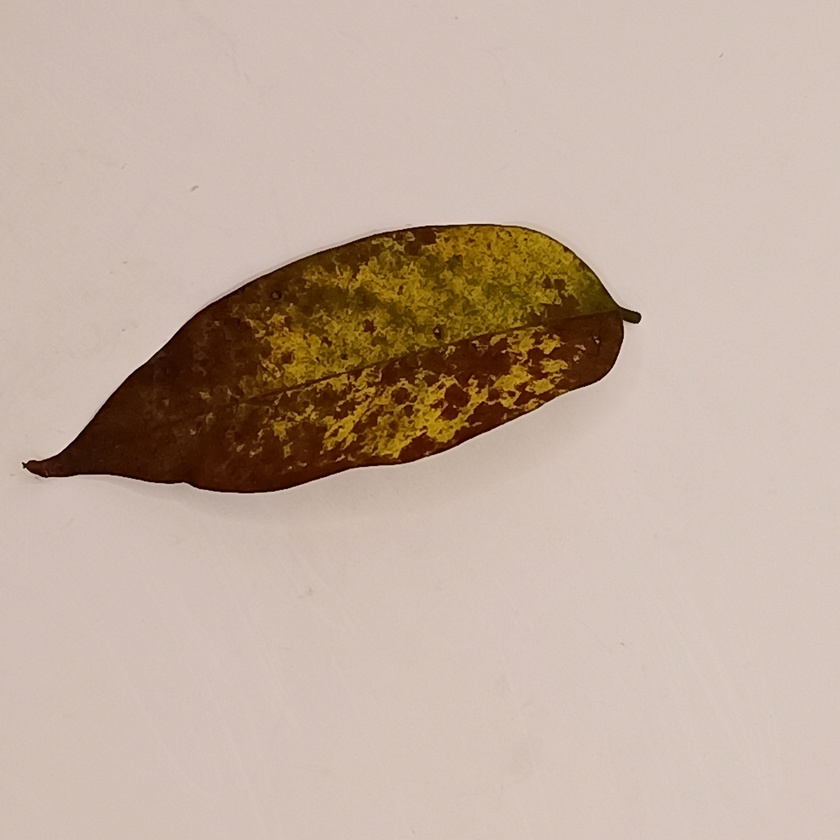
%> input picture Dataset/IMG_20221226_125301_525.jpg, 840 x 840 px, shrunk from 2944 x 2944 before the run
$ octave leafdisease.m   (GNU Octave 9; MATLAB toolbox functions it lacks are replaced by stand-ins)
%> lines starting %> are read from the running program, lines starting %| are printed output that depends on the picture; in (x1, y1, x2, y2) boxes, pixels count from 0 and x2, y2 are one past the last pixel; in counts of white or black regions, pixels touching at a corner belong together; the program's own positions count from 1
file = uigetfile('*.jpg;*.png');
%> the answer given: Dataset/IMG_20221226_125301_525.jpg
img = imread(file);
%> img is the input picture: size 840x840x3 uint8; mean R, G, B 193.7, 173.4, 159.4
% subplot(1,2,1);
% imshow(img);title('Original Image');

% img_e = imadjust(img,stretchlim(img));
% % figure, imshow(img_e);

% change rgb to L*a*b
Lab = rgb2lab(img);
%> Lab: size 840x840x3 double; mean of channels 1, 2, 3 71.8, 5.8, 10.1
% figure,
% imshow(Lab);title('Citra pada ruang warna L*a*b*');

% extract component a and b from Lab
ab = double(Lab(:,:,2:3));
nrows = size(ab,1);
%> nrows = 840
ncol = size(ab,2);
%> ncol = 840
ab = reshape(ab,nrows*ncol,2);

% segmentation using k-means clustering
numberOfClass = 2;
indexes = kmeans(ab,numberOfClass);

ClassImage = reshape(indexes,nrows,ncol);
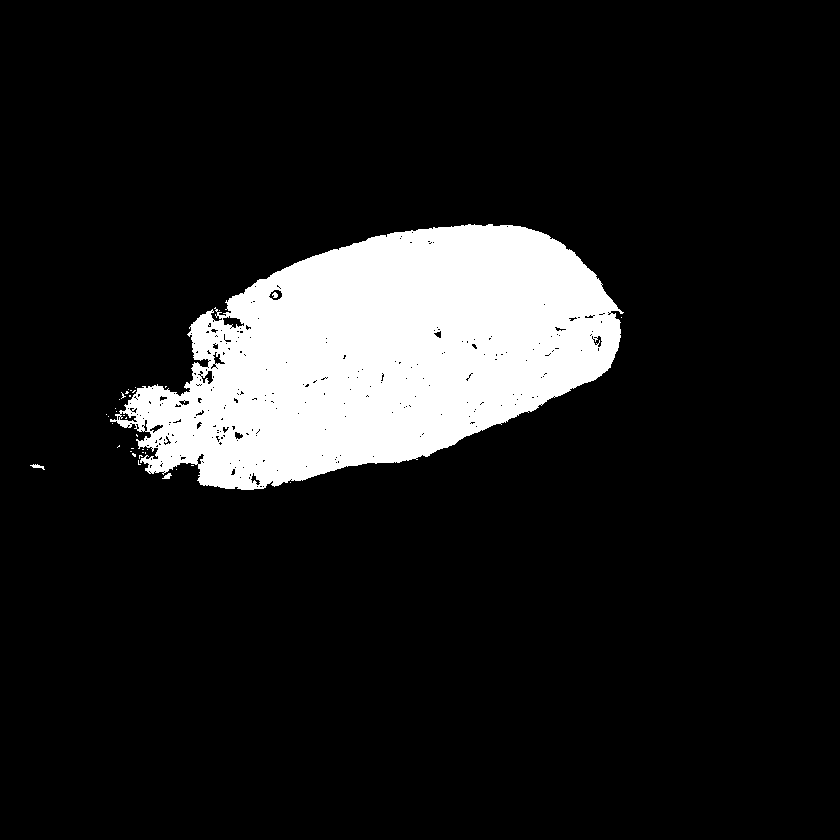
%> ClassImage: size 840x840 double; values 1 (black) and 2 (white), 12.1% white; 36 white regions (32 under 20 px), largest, box (x1, y1, x2, y2) and area: (110, 224, 624, 490) 84994, (30, 464, 45, 470) 40, (162, 473, 172, 479) 34, (272, 292, 278, 298) 25
% figure,
% imshow(ClassImage,[]);

% count area each cluster
area = zeros(numberOfClass,1);
    for n = 1:numberOfClass
        area(n)= sum(sum(ClassImage == n));

    end
%> after the loop, area = [620406; 85194]

% find the cluster with smallest area
[~,min_area] = min(area);
%> min_area = 2
bw = ClassImage==min_area;
% figure,
% imshow(bw);

% ekstak komponen RGB
R = img(:,:,1);
G = img(:,:,2);
B = img(:,:,3);

% thresholding komponen blue
bw2 = ~imbinarize(R);
%> bw2: size 840x840 logical; 12.5% white; 55 white regions (53 under 20 px), largest, box (x1, y1, x2, y2) and area: (22, 224, 642, 493) 88000, (437, 423, 454, 435) 61
% figure,
% imshow(bw2);title('hasil thresholding citra');

% subtraksi
bw3 = imsubtract(bw2,bw);
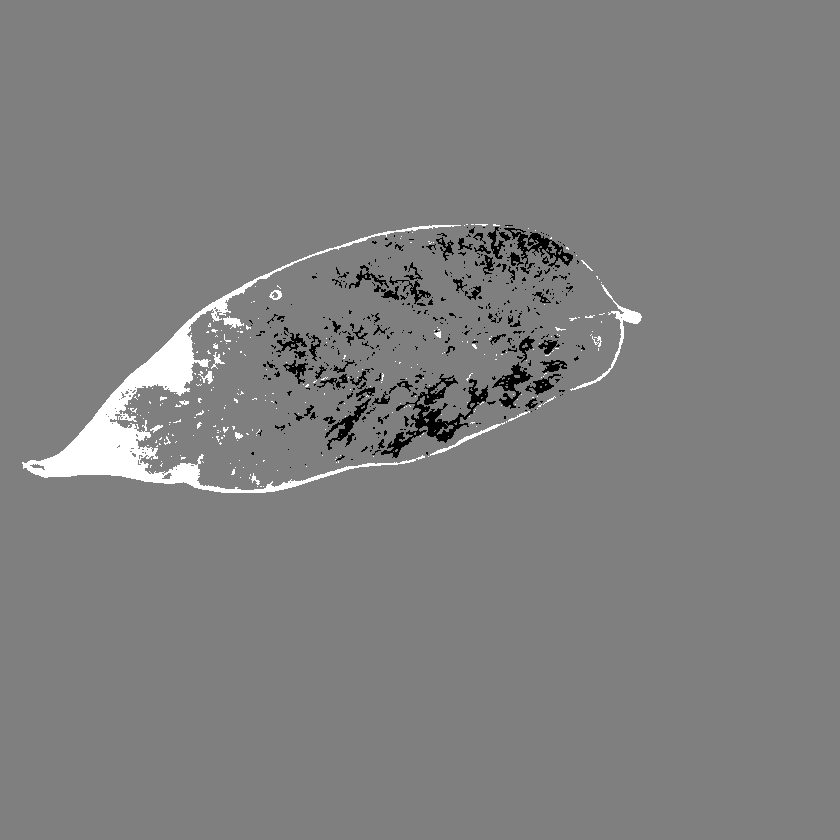
%> bw3: size 840x840 double; min -1, max 1, mean 0.00442; drawn with min black and max white
% figure,
% imshow(bw3);title('Subtraksi Antara Citra Thresholding dengan Citra Hasil yang Telah Disegmentasi');

% menyempurnakan hasil segmentasi
bw4 = bwareaopen(bw3,60);
%> bw4: size 840x840 logical; 2.8% white; 39 white regions, largest, box (x1, y1, x2, y2) and area: (22, 225, 461, 493) 10915, (381, 374, 488, 458) 1976, (504, 228, 573, 268) 779
% figure,
% imshow(bw4);

% menerapkan hasil segmentasi ke citra daun berpenyakit
R(bw4)= 255;
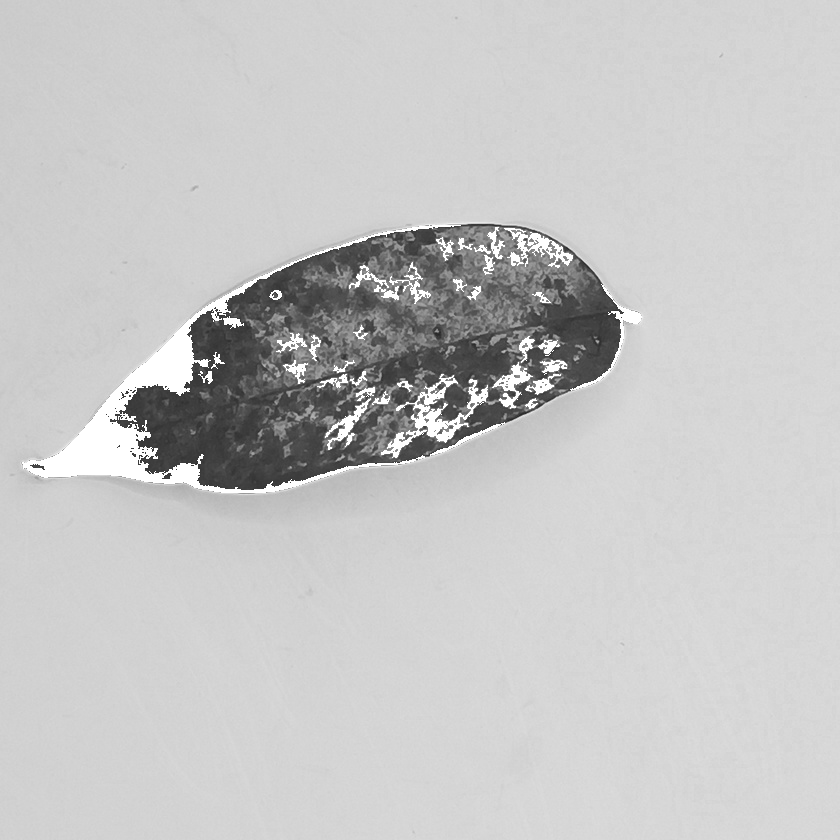
%> R: size 840x840 uint8; min 37, max 255, mean 198.2
G(bw4)= 0;
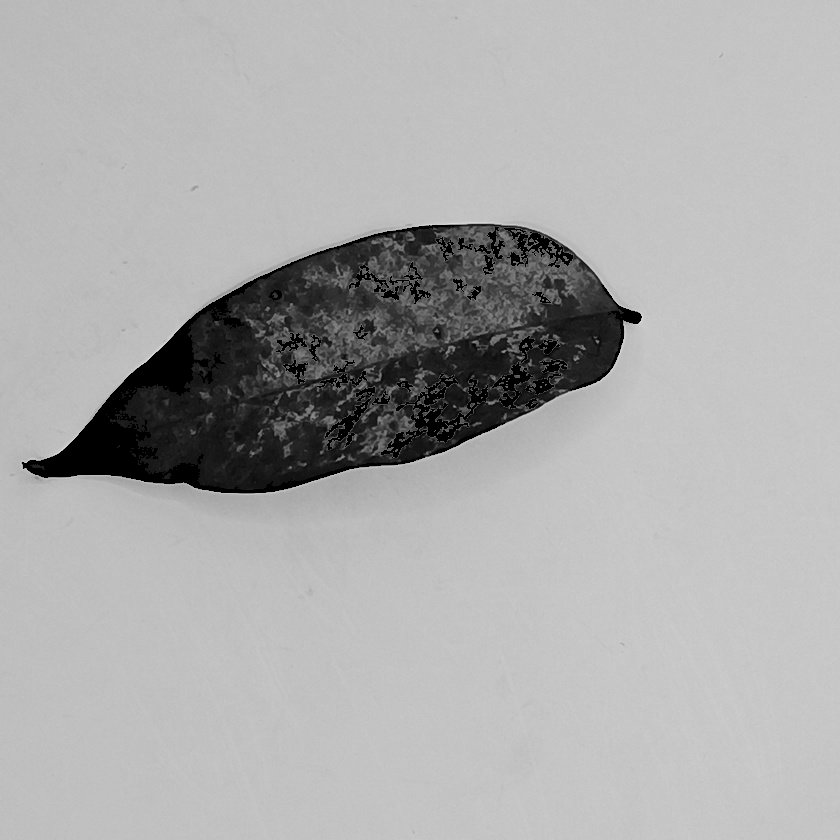
%> G: size 840x840 uint8; min 0, max 223, mean 171.8
B(bw4)= 255;
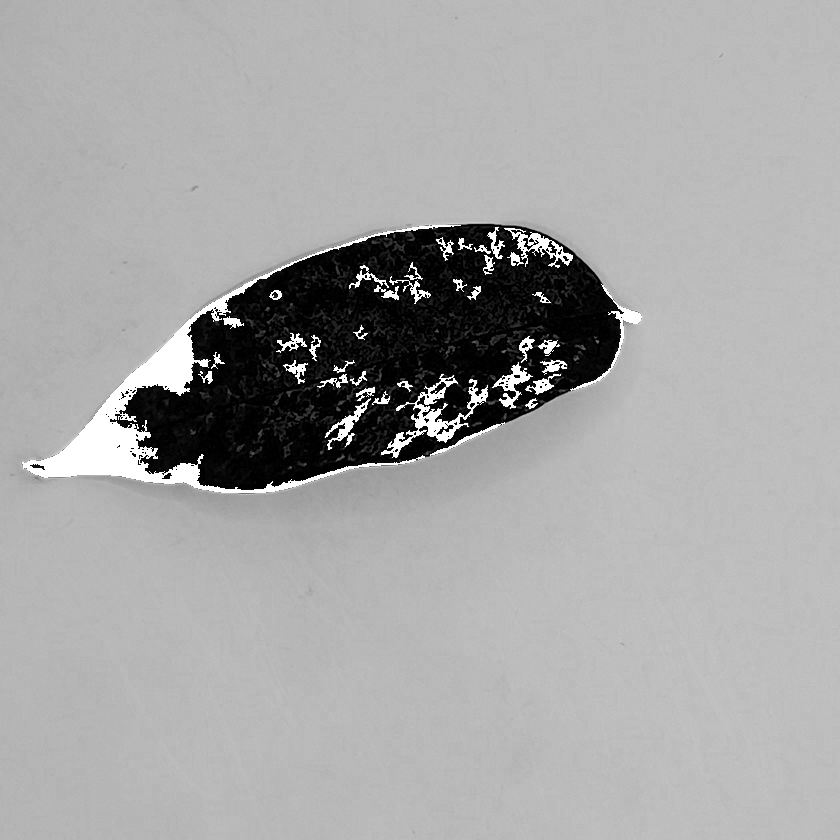
%> B: size 840x840 uint8; min 0, max 255, mean 166

CitraHasil = cat(3,R,G,B);
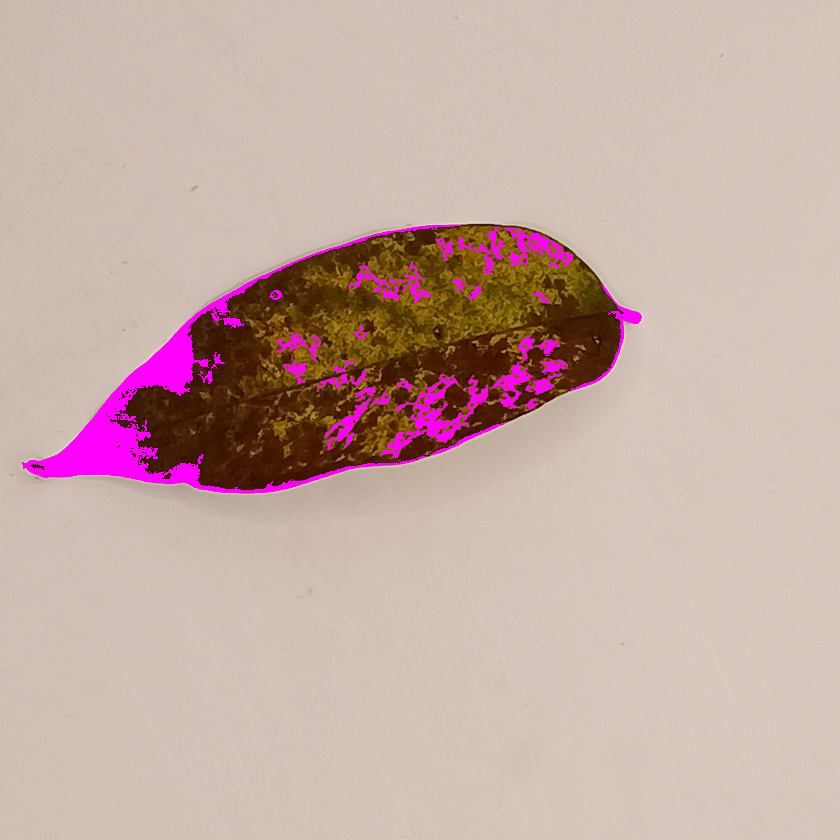
%> CitraHasil: size 840x840x3 uint8; mean R, G, B 198.2, 171.8, 166
% subplot(1,2,2);
figure,
imshow(CitraHasil);title('Hasil Segmentasi');

$ run again, on Dataset/IMG_20221226_125735_178.jpg
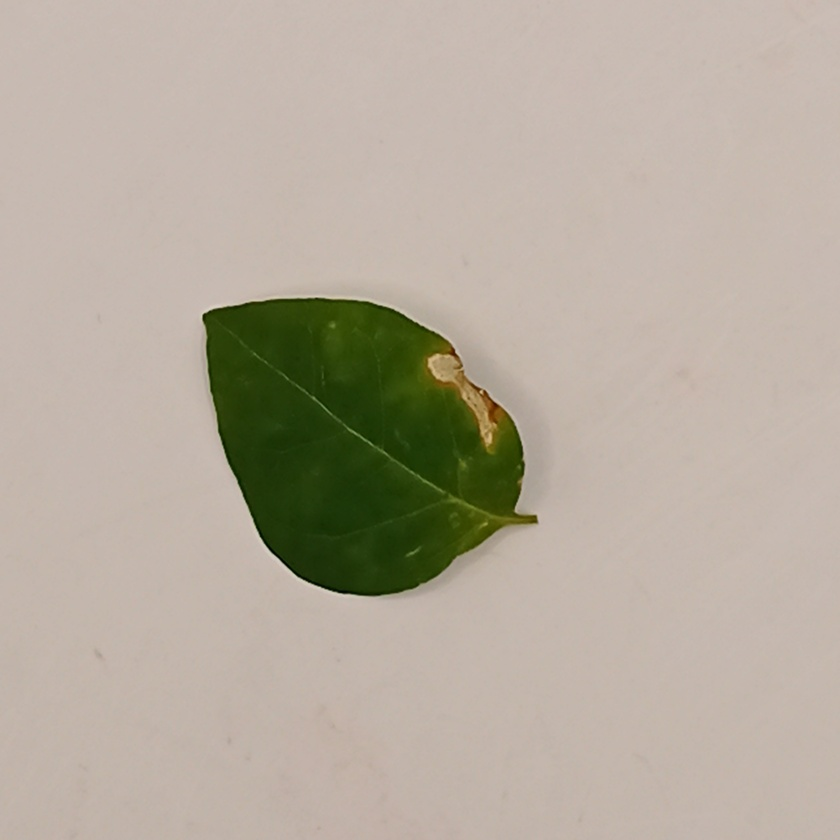
%> input picture Dataset/IMG_20221226_125735_178.jpg, 840 x 840 px, shrunk from 2944 x 2944 before the run
%> img is the input picture: size 840x840x3 uint8; mean R, G, B 181.1, 171.3, 157.3
%> Lab: size 840x840x3 double; mean of channels 1, 2, 3 70.2, 1, 8.7
%> `ClassImage = reshape(indexes,nrows,ncol);`:
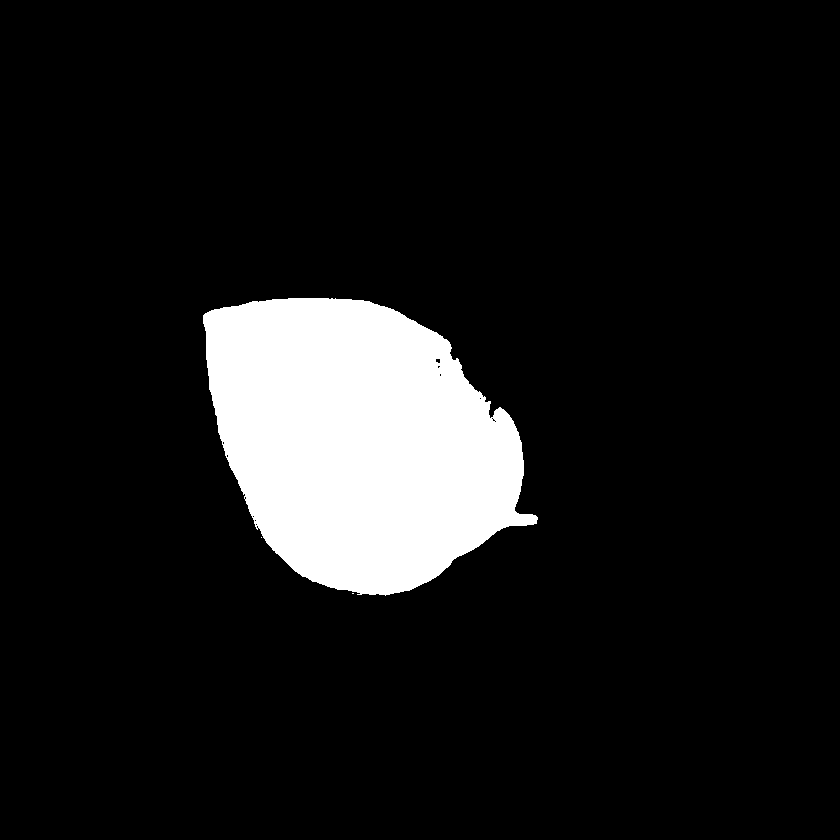
%> ClassImage: size 840x840 double; values 1 (black) and 2 (white), 10.1% white; 3 white regions (2 under 20 px), largest, box (x1, y1, x2, y2) and area: (203, 298, 538, 596) 70966
%> after the loop `for n = 1:numberOfClass`: area = [634631; 70969]
%> min_area = 2
%> bw2: size 840x840 logical; 9.8% white; 9 white regions (7 under 20 px), largest, box (x1, y1, x2, y2) and area: (202, 298, 538, 596) 69343, (468, 382, 481, 393) 42
%> bw4: size 840x840 logical; 0.36% white; 3 white regions, box (x1, y1, x2, y2) and area: (427, 345, 503, 451) 2154, (257, 526, 360, 595) 354, (498, 521, 538, 531) 64
%> `B(bw4)= 255;`:
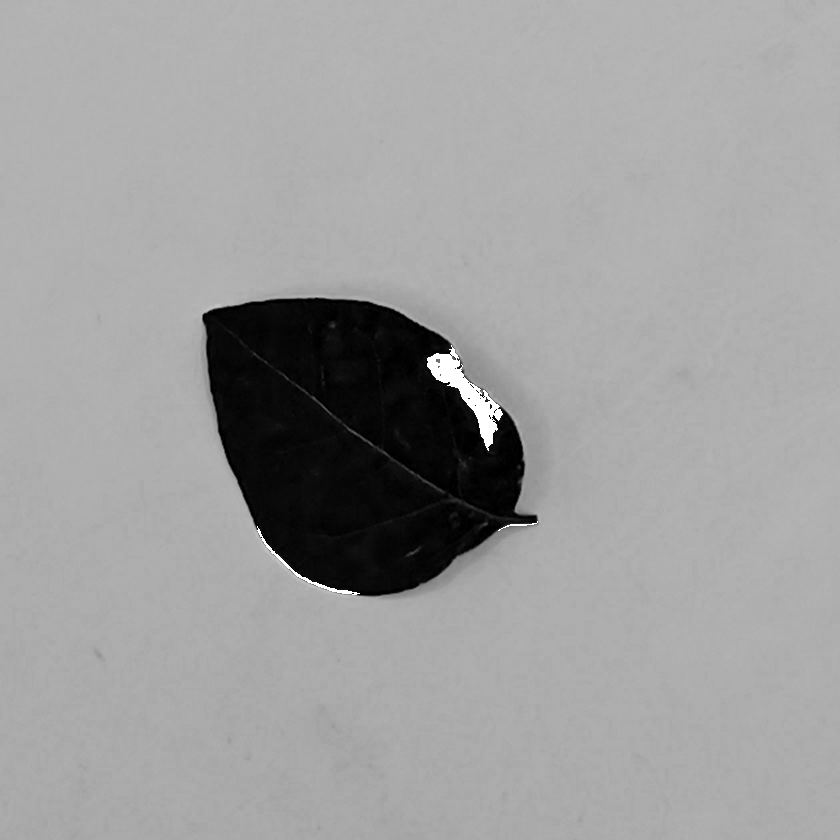
%> B: size 840x840 uint8; min 0, max 255, mean 158

$ run again, on Dataset/daun 07.jpg
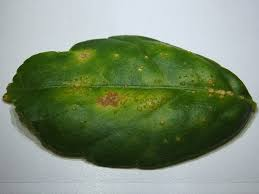
%> input picture Dataset/daun 07.jpg, 259 x 194 px
%> img is the input picture: size 194x259x3 uint8; mean R, G, B 124.8, 140.9, 114.5
%> Lab: size 194x259x3 double; mean of channels 1, 2, 3 55.8, -10.5, 12.7
%> `ClassImage = reshape(indexes,nrows,ncol);`:
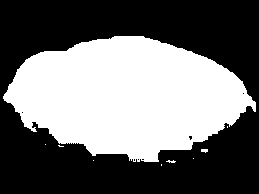
%> ClassImage: size 194x259 double; values 1 (black) and 2 (white), 43.2% white; 9 white regions (7 under 20 px), largest, box (x1, y1, x2, y2) and area: (3, 36, 256, 162) 21629, (201, 149, 208, 153) 22
%> after the loop `for n = 1:numberOfClass`: area = [28563; 21683]
%> min_area = 2
%> bw2: size 194x259 logical; 48.9% white; 7 white regions (6 under 20 px), largest, box (x1, y1, x2, y2) and area: (3, 35, 258, 170) 24564
%> bw4: size 194x259 logical; 7.6% white; 3 white regions, box (x1, y1, x2, y2) and area: (12, 104, 258, 170) 3410, (96, 92, 133, 110) 275, (76, 50, 91, 62) 111
%> `CitraHasil = cat(3,R,G,B);`:
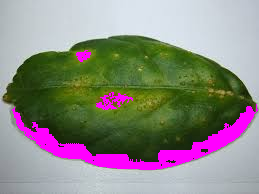
%> CitraHasil: size 194x259x3 uint8; mean R, G, B 140.3, 136.5, 131.5
